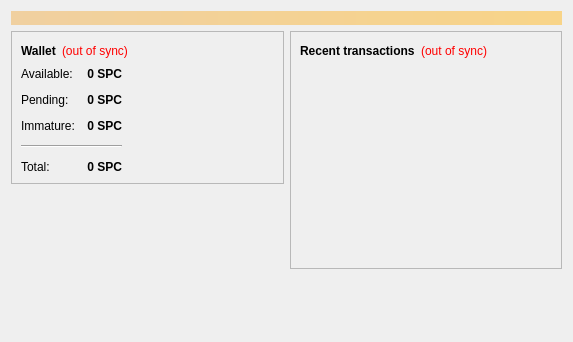
<?xml version="1.0" encoding="UTF-8"?>
<ui version="4.0">
 <class>OverviewPage</class>
 <widget class="QWidget" name="OverviewPage">
  <property name="geometry">
   <rect>
    <x>0</x>
    <y>0</y>
    <width>573</width>
    <height>342</height>
   </rect>
  </property>
  <property name="windowTitle">
   <string>Form</string>
  </property>
  <layout class="QVBoxLayout" name="topLayout">
   <item>
    <widget class="QLabel" name="labelAlerts">
     <property name="visible">
      <bool>false</bool>
     </property>
     <property name="styleSheet">
      <string notr="true">background-color: qlineargradient(x1: 0, y1: 0, x2: 1, y2: 0, stop:0 #F0D0A0, stop:1 #F8D488); color:#000000;</string>
     </property>
     <property name="wordWrap">
      <bool>true</bool>
     </property>
     <property name="margin">
      <number>3</number>
     </property>
    </widget>
   </item>
   <item>
    <layout class="QHBoxLayout" name="horizontalLayout" stretch="1,1">
     <item>
      <layout class="QVBoxLayout" name="verticalLayout_2">
       <item>
        <widget class="QFrame" name="frame">
         <property name="frameShape">
          <enum>QFrame::StyledPanel</enum>
         </property>
         <property name="frameShadow">
          <enum>QFrame::Raised</enum>
         </property>
         <layout class="QVBoxLayout" name="verticalLayout_4">
          <item>
           <layout class="QHBoxLayout" name="horizontalLayout_4">
            <item>
             <widget class="QLabel" name="label_5">
              <property name="font">
               <font>
                <weight>75</weight>
                <bold>true</bold>
               </font>
              </property>
              <property name="text">
               <string>Wallet</string>
              </property>
             </widget>
            </item>
            <item>
             <widget class="QLabel" name="labelWalletStatus">
              <property name="toolTip">
               <string>The displayed information may be out of date. Your wallet automatically synchronizes with the SpeedCoin network after a connection is established, but this process has not completed yet.</string>
              </property>
              <property name="styleSheet">
               <string notr="true">QLabel { color: red; }</string>
              </property>
              <property name="text">
               <string notr="true">(out of sync)</string>
              </property>
              <property name="alignment">
               <set>Qt::AlignLeading|Qt::AlignLeft|Qt::AlignVCenter</set>
              </property>
             </widget>
            </item>
            <item>
             <spacer name="horizontalSpacer_2">
              <property name="orientation">
               <enum>Qt::Horizontal</enum>
              </property>
              <property name="sizeHint" stdset="0">
               <size>
                <width>40</width>
                <height>20</height>
               </size>
              </property>
             </spacer>
            </item>
           </layout>
          </item>
          <item>
          <layout class="QHBoxLayout" name="horizontalLayout_3">
           <item>
           <layout class="QFormLayout" name="formLayout_2">
            <property name="fieldGrowthPolicy">
             <enum>QFormLayout::AllNonFixedFieldsGrow</enum>
            </property>
            <property name="horizontalSpacing">
             <number>12</number>
            </property>
            <property name="verticalSpacing">
             <number>12</number>
            </property>
            <item row="0" column="0">
             <widget class="QLabel" name="label">
              <property name="text">
               <string>Available:</string>
              </property>
             </widget>
            </item>
            <item row="0" column="1">
             <widget class="QLabel" name="labelBalance">
              <property name="font">
               <font>
                <weight>75</weight>
                <bold>true</bold>
               </font>
              </property>
              <property name="cursor">
               <cursorShape>IBeamCursor</cursorShape>
              </property>
              <property name="toolTip">
               <string>Your current spendable balance</string>
              </property>
              <property name="text">
               <string notr="true">0 SPC</string>
              </property>
              <property name="alignment">
               <set>Qt::AlignRight|Qt::AlignTrailing|Qt::AlignVCenter</set>
              </property>
              <property name="textInteractionFlags">
               <set>Qt::LinksAccessibleByMouse|Qt::TextSelectableByKeyboard|Qt::TextSelectableByMouse</set>
              </property>
             </widget>
            </item>
            <item row="1" column="0">
             <widget class="QLabel" name="label_3">
              <property name="text">
               <string>Pending:</string>
              </property>
             </widget>
            </item>
            <item row="1" column="1">
             <widget class="QLabel" name="labelUnconfirmed">
              <property name="font">
               <font>
                <weight>75</weight>
                <bold>true</bold>
               </font>
              </property>
              <property name="cursor">
               <cursorShape>IBeamCursor</cursorShape>
              </property>
              <property name="toolTip">
               <string>Total of transactions that have yet to be confirmed, and do not yet count toward the spendable balance</string>
              </property>
              <property name="text">
               <string notr="true">0 SPC</string>
              </property>
              <property name="alignment">
               <set>Qt::AlignRight|Qt::AlignTrailing|Qt::AlignVCenter</set>
              </property>
              <property name="textInteractionFlags">
               <set>Qt::LinksAccessibleByMouse|Qt::TextSelectableByKeyboard|Qt::TextSelectableByMouse</set>
              </property>
             </widget>
            </item>
            <item row="2" column="0">
             <widget class="QLabel" name="labelImmatureText">
              <property name="text">
               <string>Immature:</string>
              </property>
             </widget>
            </item>
            <item row="2" column="1">
             <widget class="QLabel" name="labelImmature">
              <property name="font">
               <font>
                <weight>75</weight>
                <bold>true</bold>
               </font>
              </property>
              <property name="toolTip">
               <string>Mined balance that has not yet matured</string>
              </property>
              <property name="text">
               <string notr="true">0 SPC</string>
              </property>
              <property name="alignment">
               <set>Qt::AlignRight|Qt::AlignTrailing|Qt::AlignVCenter</set>
              </property>
              <property name="textInteractionFlags">
               <set>Qt::LinksAccessibleByMouse|Qt::TextSelectableByKeyboard|Qt::TextSelectableByMouse</set>
              </property>
             </widget>
            </item>
            <item row="4" column="0">
             <widget class="QLabel" name="labelTotalText">
              <property name="text">
               <string>Total:</string>
              </property>
             </widget>
            </item>
            <item row="4" column="1">
             <widget class="QLabel" name="labelTotal">
              <property name="font">
               <font>
                <weight>75</weight>
                <bold>true</bold>
               </font>
              </property>
              <property name="cursor">
               <cursorShape>IBeamCursor</cursorShape>
              </property>
              <property name="toolTip">
               <string>Your current total balance</string>
              </property>
              <property name="text">
               <string notr="true">0 SPC</string>
              </property>
              <property name="alignment">
               <set>Qt::AlignRight|Qt::AlignTrailing|Qt::AlignVCenter</set>
              </property>
              <property name="textInteractionFlags">
               <set>Qt::LinksAccessibleByMouse|Qt::TextSelectableByKeyboard|Qt::TextSelectableByMouse</set>
              </property>
             </widget>
            </item>
            <item row="3" column="0" colspan="2">
             <widget class="Line" name="line">
              <property name="orientation">
               <enum>Qt::Horizontal</enum>
              </property>
             </widget>
            </item>
           </layout>
          </item>
            <item>
             <spacer name="horizontalSpacer_3">
              <property name="orientation">
               <enum>Qt::Horizontal</enum>
              </property>
              <property name="sizeHint" stdset="0">
               <size>
                <width>40</width>
                <height>20</height>
               </size>
              </property>
             </spacer>
            </item>
           </layout>
          </item>
         </layout>
        </widget>
       </item>
       <item>
        <spacer name="verticalSpacer">
         <property name="orientation">
          <enum>Qt::Vertical</enum>
         </property>
         <property name="sizeHint" stdset="0">
          <size>
           <width>20</width>
           <height>40</height>
          </size>
         </property>
        </spacer>
       </item>
      </layout>
     </item>
     <item>
      <layout class="QVBoxLayout" name="verticalLayout_3">
       <item>
        <widget class="QFrame" name="frame_2">
         <property name="frameShape">
          <enum>QFrame::StyledPanel</enum>
         </property>
         <property name="frameShadow">
          <enum>QFrame::Raised</enum>
         </property>
         <layout class="QVBoxLayout" name="verticalLayout">
          <item>
           <layout class="QHBoxLayout" name="horizontalLayout_2">
            <item>
             <widget class="QLabel" name="label_4">
              <property name="text">
               <string>&lt;b&gt;Recent transactions&lt;/b&gt;</string>
              </property>
             </widget>
            </item>
            <item>
             <widget class="QLabel" name="labelTransactionsStatus">
              <property name="toolTip">
               <string>The displayed information may be out of date. Your wallet automatically synchronizes with the SpeedCoin network after a connection is established, but this process has not completed yet.</string>
              </property>
              <property name="styleSheet">
               <string notr="true">QLabel { color: red; }</string>
              </property>
              <property name="text">
               <string notr="true">(out of sync)</string>
              </property>
              <property name="alignment">
               <set>Qt::AlignRight|Qt::AlignTrailing|Qt::AlignVCenter</set>
              </property>
             </widget>
            </item>
            <item>
             <spacer name="horizontalSpacer">
              <property name="orientation">
               <enum>Qt::Horizontal</enum>
              </property>
              <property name="sizeHint" stdset="0">
               <size>
                <width>40</width>
                <height>20</height>
               </size>
              </property>
             </spacer>
            </item>
           </layout>
          </item>
          <item>
           <widget class="QListView" name="listTransactions">
            <property name="styleSheet">
             <string notr="true">QListView { background: transparent; }</string>
            </property>
            <property name="frameShape">
             <enum>QFrame::NoFrame</enum>
            </property>
            <property name="verticalScrollBarPolicy">
             <enum>Qt::ScrollBarAlwaysOff</enum>
            </property>
            <property name="horizontalScrollBarPolicy">
             <enum>Qt::ScrollBarAlwaysOff</enum>
            </property>
            <property name="selectionMode">
             <enum>QAbstractItemView::NoSelection</enum>
            </property>
           </widget>
          </item>
         </layout>
        </widget>
       </item>
       <item>
        <spacer name="verticalSpacer_2">
         <property name="orientation">
          <enum>Qt::Vertical</enum>
         </property>
         <property name="sizeHint" stdset="0">
          <size>
           <width>20</width>
           <height>40</height>
          </size>
         </property>
        </spacer>
       </item>
      </layout>
     </item>
    </layout>
   </item>
  </layout>
 </widget>
 <resources/>
 <connections/>
</ui>
